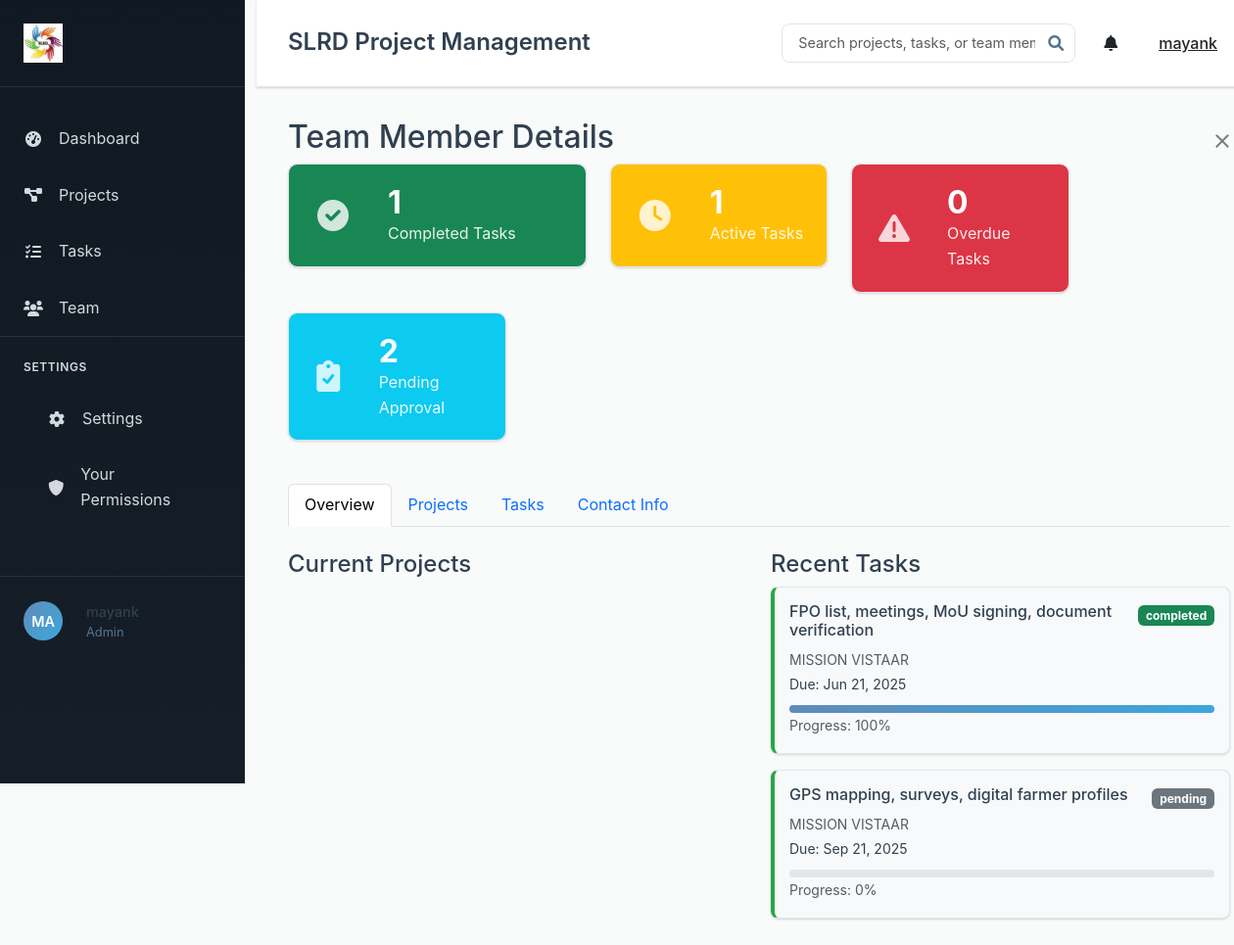
Page /team/member/3 (signed in) on the committed database.
### models.py (models this page shows, shortened)
class User(UserMixin, db.Model):
    id = db.Column(db.Integer, primary_key=True)
    username = db.Column(db.String(80), unique=True, nullable=False)
    email = db.Column(db.String(120), unique=True, nullable=False)
    password_hash = db.Column(db.String(256), nullable=False)
    role = db.Column(db.String(20), nullable=False, default='User')  # Admin, Manager, User
    created_at = db.Column(db.DateTime, default=lambda: datetime.now(timezone.utc))
    manager_id = db.Column(db.Integer, db.ForeignKey('user.id'), nullable=True)
    skills = db.Column(db.Text)  # JSON string of skills array
    managed_users = db.relationship('User', backref=db.backref('manager', remote_side=[id]), lazy='dynamic')
    projects_created = db.relationship('Project', foreign_keys='Project.created_by_id', backref='creator', lazy='dynamic')
    projects_assigned = db.relationship('Project', secondary='project_assignments', back_populates='assigned_users', lazy='dynamic')
    tasks_created = db.relationship('Task', foreign_keys='Task.created_by_id', backref='creator', lazy='dynamic')
    tasks_assigned = db.relationship('Task', foreign_keys='Task.assigned_to_id', backref='assigned_user', lazy='dynamic')
    comments = db.relationship('Comment', backref='author', lazy='dynamic')
    permissions = db.relationship('UserPermission', backref='user', lazy='dynamic', cascade='all, delete-orphan')

class Task(db.Model):
    id = db.Column(db.Integer, primary_key=True)
    title = db.Column(db.String(200), nullable=False)
    description = db.Column(db.Text)
    status = db.Column(db.String(20), default='Pending')  # Pending, In Progress, Completed, Overdue
    priority = db.Column(db.String(20), default='Medium')  # Low, Medium, High
    deadline = db.Column(db.Date)
    created_at = db.Column(db.DateTime, default=lambda: datetime.now(timezone.utc))
    updated_at = db.Column(db.DateTime, default=lambda: datetime.now(timezone.utc), onupdate=lambda: datetime.now(timezone.utc))
    completed_at = db.Column(db.DateTime)
    project_id = db.Column(db.Integer, db.ForeignKey('project.id'), nullable=False)
    created_by_id = db.Column(db.Integer, db.ForeignKey('user.id'), nullable=False)
    assigned_to_id = db.Column(db.Integer, db.ForeignKey('user.id'))
    dependent_on_task_id = db.Column(db.Integer, db.ForeignKey('task.id'), nullable=True)
    reassigned_from_id = db.Column(db.Integer, db.ForeignKey('user.id'), nullable=True)
    skill_match_percentage = db.Column(db.Integer, default=0)
    comments = db.relationship('Comment', backref='task', lazy='dynamic', cascade='all, delete-orphan')
    documents = db.relationship('Document', backref='task', lazy='dynamic', cascade='all, delete-orphan')
    dependent_task = db.relationship('Task', remote_side=[id], backref='dependent_tasks')
    reassigned_from = db.relationship('User', foreign_keys=[reassigned_from_id])
    def is_overdue(self):
        if self.deadline and self.status != 'Completed':
            return datetime.now().date() > self.deadline
        return False

class Project(db.Model):
    id = db.Column(db.Integer, primary_key=True)
    title = db.Column(db.String(200), nullable=False)
    description = db.Column(db.Text)
    status = db.Column(db.String(20), default='In Progress')  # Just Started, In Progress, Completed
    progress = db.Column(db.Integer, default=0)  # 0-100%
    deadline = db.Column(db.Date)
    created_at = db.Column(db.DateTime, default=lambda: datetime.now(timezone.utc))
    updated_at = db.Column(db.DateTime, default=lambda: datetime.now(timezone.utc), onupdate=lambda: datetime.now(timezone.utc))
    created_by_id = db.Column(db.Integer, db.ForeignKey('user.id'), nullable=False)
    tasks = db.relationship('Task', backref='project', lazy='dynamic', cascade='all, delete-orphan')
    comments = db.relationship('Comment', backref='project', lazy='dynamic', cascade='all, delete-orphan')
    documents = db.relationship('Document', backref='project', lazy='dynamic', cascade='all, delete-orphan')
    assigned_users = db.relationship('User', secondary='project_assignments', back_populates='projects_assigned')

### routes.py (the view)
@app.route('/team/member/<int:user_id>')
@login_required
def team_member_detail(user_id):
    user = User.query.get_or_404(user_id)
    if current_user.role not in ['Admin', 'Manager']:
        abort(403)
    if current_user.role == 'Manager':
        managed_user_ids = [u.id for u in current_user.managed_users]
        managed_user_ids.append(current_user.id)
        if user_id not in managed_user_ids:
            abort(403)
    user_tasks = Task.query.filter_by(assigned_to_id=user_id).all()
    user_projects = user.projects_assigned.all()
    completed_tasks = [t for t in user_tasks if t.status == 'Completed']
    pending_tasks = [t for t in user_tasks if t.status in ['Pending', 'In Progress']]
    overdue_tasks = [t for t in user_tasks if t.is_overdue()]
    pending_task_approvals = TaskApproval.query.join(Task).filter(
        TaskApproval.status == 'Pending',
        Task.assigned_to_id == user_id
    ).all()
    pending_project_approvals = ProjectApproval.query.join(Project).filter(
        ProjectApproval.status == 'Pending',
        Project.created_by_id == user_id
    ).all()
    pending_approvals = pending_task_approvals + pending_project_approvals
    return render_template('team/member_detail.html',
                         user=user,
                         User=User,
                         user_tasks=user_tasks,
                         user_projects=user_projects,
                         completed_tasks=completed_tasks,
                         pending_tasks=pending_tasks,
                         overdue_tasks=overdue_tasks,
                         pending_approvals=pending_approvals)

### app.py (called while the page is built)
@login_manager.user_loader
def load_user(user_id):
    from models import User
    return User.query.get(int(user_id))

### templates/team/member_detail.html (shortened to what this page needs)
{% extends "base.html" %}
{% block content %}
<div class="modal-header d-flex justify-content-between align-items-center">
    <h2>Team Member Details</h2>
    <button type="button" class="btn-close" onclick="window.history.back()"></button>
</div>
<div class="row mb-4">
    <div class="col-md-4">
        <div class="stat-card bg-success">
            <div class="stat-icon">
                <i class="fas fa-check-circle"></i>
            </div>
            <div class="stat-info">
                <h3>{{ completed_tasks|length }}</h3>
                <p>Completed Tasks</p>
            </div>
        </div>
    </div>
    <div class="col-md-3">
        <div class="stat-card bg-warning">
            <div class="stat-icon">
                <i class="fas fa-clock"></i>
            </div>
            <div class="stat-info">
                <h3>{{ pending_tasks|length }}</h3>
                <p>Active Tasks</p>
            </div>
        </div>
    </div>
    <div class="col-md-3">
        <div class="stat-card bg-danger">
            <div class="stat-icon">
                <i class="fas fa-exclamation-triangle"></i>
            </div>
            <div class="stat-info">
                <h3>{{ overdue_tasks|length }}</h3>
                <p>Overdue Tasks</p>
            </div>
        </div>
    </div>
    <div class="col-md-3">
        <div class="stat-card bg-info">
            <div class="stat-icon">
                <i class="fas fa-clipboard-check"></i>
            </div>
            <div class="stat-info">
                <h3>{{ pending_approvals|length }}</h3>
                <p>Pending Approval</p>
            </div>
        </div>
    </div>
</div>
<ul class="nav nav-tabs" id="memberTabs" role="tablist">
    <li class="nav-item" role="presentation">
        <button class="nav-link active" id="overview-tab" data-bs-toggle="tab" data-bs-target="#overview" type="button" role="tab">Overview</button>
    </li>
    <li class="nav-item" role="presentation">
        <button class="nav-link" id="projects-tab" data-bs-toggle="tab" data-bs-target="#projects" type="button" role="tab">Projects</button>
    </li>
    <li class="nav-item" role="presentation">
        <button class="nav-link" id="tasks-tab" data-bs-toggle="tab" data-bs-target="#tasks" type="button" role="tab">Tasks</button>
    </li>
    <li class="nav-item" role="presentation">
        <button class="nav-link" id="contact-tab" data-bs-toggle="tab" data-bs-target="#contact" type="button" role="tab">Contact Info</button>
    </li>
</ul>
<div class="tab-content" id="memberTabsContent">
    <div class="tab-pane fade show active" id="overview" role="tabpanel">
        <div class="row mt-4">
            <div class="col-md-6">
                <h4>Current Projects</h4>
            </div>
            <div class="col-md-6">
                <h4>Recent Tasks</h4>
                {% for task in user_tasks[:5] %}
                <div class="task-card mb-3">
                    <div class="d-flex justify-content-between align-items-start">
                        <div>
                            <h6>{{ task.title }}</h6>
                            <small class="text-muted">{{ task.project.title }}</small>
                            {% if task.deadline %}
                            <div class="deadline-info">
                                <small>Due: {{ task.deadline.strftime('%b %d, %Y') }}</small>
                            </div>
                            {% endif %}
                        </div>
                        <div>
                            {% if task.status == 'Completed' %}
                                <span class="badge bg-success">completed</span>
                            {% elif task.status == 'In Progress' %}
                                <span class="badge bg-warning">in-progress</span>
                            {% else %}
                                <span class="badge bg-secondary">{{ task.status.lower() }}</span>
                            {% endif %}
                        </div>
                    </div>
                    <div class="progress mt-2">
                        <div class="progress-bar" style="width: {{ '100' if task.status == 'Completed' else ('60' if task.status == 'In Progress' else '0') }}%"></div>
                    </div>
                    <small class="text-muted">Progress: {{ '100' if task.status == 'Completed' else ('60' if task.status == 'In Progress' else '0') }}%</small>
                </div>
                {% endfor %}
            </div>
        </div>
    </div>
</div>
{% endblock %}

### templates/base.html (shortened to what this page needs)
<!DOCTYPE html>
<html lang="en">
<head>
    <link href="https://cdn.jsdelivr.net/npm/bootstrap@5.3.0/dist/css/bootstrap.min.css" rel="stylesheet">
    <link href="https://cdnjs.cloudflare.com/ajax/libs/font-awesome/6.0.0/css/all.min.css" rel="stylesheet">
    <link href="{{ url_for('static', filename='css/style.css') }}" rel="stylesheet">
</head>
<body>
    {% if current_user.is_authenticated %}
    <div class="container-fluid">
        <div class="row">
            <div class="col-md-2 p-0">
                <div class="sidebar">
                    <div class="sidebar-header">
                        <div class="logo">
                            <img src="{{ url_for('static', filename='logo.jpeg') }}" alt="SLRD Logo" style="max-height: 40px; max-width: 120px;">
                        </div>
                    </div>
                    <nav class="sidebar-nav">
                        <ul class="nav flex-column">
                            <li class="nav-item">
                                <a class="nav-link" href="{{ url_for('index') }}">
                                    <i class="fas fa-tachometer-alt"></i> Dashboard
                                </a>
                            </li>
                            <li class="nav-item">
                                <a class="nav-link" href="{{ url_for('projects_list') }}">
                                    <i class="fas fa-project-diagram"></i> Projects
                                </a>
                            </li>
                            <li class="nav-item">
                                <a class="nav-link" href="{{ url_for('tasks_list') }}">
                                    <i class="fas fa-tasks"></i> Tasks
                                </a>
                            </li>
                            {% if current_user.role in ['Admin', 'Manager'] %}
                            <li class="nav-item">
                                <a class="nav-link" href="{{ url_for('team_list') }}">
                                    <i class="fas fa-users"></i> Team
                                </a>
                            </li>
                            {% endif %}
                        </ul>
                        <div class="sidebar-settings">
                            <h6>SETTINGS</h6>
                            <ul class="nav flex-column">
                                <li class="nav-item">
                                    <a class="nav-link" href="{{ url_for('settings') }}">
                                        <i class="fas fa-cog"></i> Settings
                                    </a>
                                </li>
                                <li class="nav-item">
                                    <a class="nav-link" href="{{ url_for('your_permissions') }}">
                                        <i class="fas fa-shield-alt"></i> Your Permissions
                                    </a>
                                </li>
                            </ul>
                        </div>
                    </nav>
                    <div class="sidebar-user">
                        <div class="user-avatar">{{ current_user.username[:2].upper() }}</div>
                        <div class="user-info">
                            <div class="user-name">{{ current_user.username }}</div>
                            <div class="user-role">{{ current_user.role }}</div>
                        </div>
                    </div>
                </div>
            </div>
            <div class="col-md-10 main-content">
                <header class="main-header">
                    <div class="d-flex justify-content-between align-items-center">
                        <h1>{% block page_title %}SLRD Project Management{% endblock %}</h1>
                        <div class="header-actions">
                            <div class="search-box">
                                <input type="text" class="form-control" placeholder="Search projects, tasks, or team members">
                                <i class="fas fa-search"></i>
                            </div>
                            <div class="dropdown">
                                <button class="btn btn-link text-dark" type="button" data-bs-toggle="dropdown">
                                    <i class="fas fa-bell"></i>
                                </button>
                            </div>
                            <div class="dropdown">
                                <button class="btn btn-link text-dark" type="button" data-bs-toggle="dropdown">
                                    {{ current_user.username }}
                                </button>
                            </div>
                        </div>
                    </div>
                </header>
                <div class="content-area">
                    {% block content %}{% endblock %}
                </div>
            </div>
        </div>
    </div>
    {% else %}
    <div class="auth-container">
        {% block auth_content %}{% endblock %}
    </div>
    {% endif %}
</body>
</html>

### templates/team/member_detail.html (style rules this page uses)
.stat-card { padding: 20px; border-radius: 10px; color: white; display: flex; align-items: center; margin-bottom: 20px; }
.stat-icon { font-size: 2rem; margin-right: 15px; opacity: 0.8; }
.stat-info h3 { margin: 0; font-size: 2rem; font-weight: bold; }
.stat-info p { margin: 0; opacity: 0.9; }
.project-card, .task-card, .project-detail-card, .task-detail-card { background: #f8f9fa; padding: 15px; border-radius: 8px; border-left: 4px solid #007bff; }
.task-card { border-left-color: #28a745; }

### rows in the picture
User: username "MA", username "mayank", role "Admin"
Task: title "FPO list, meetings, MoU signing, document verification", project "MISSION VISTAAR", deadline "Jun 21, 2025", shows "completed", status "100"
Task: title "GPS mapping, surveys, digital farmer profiles", project "MISSION VISTAAR", deadline "Sep 21, 2025", status "pending", status "0"

### other values in the picture
{{ completed_tasks|length }} "1"
{{ pending_tasks|length }} "1"
{{ overdue_tasks|length }} "0"
{{ pending_approvals|length }} "2"
